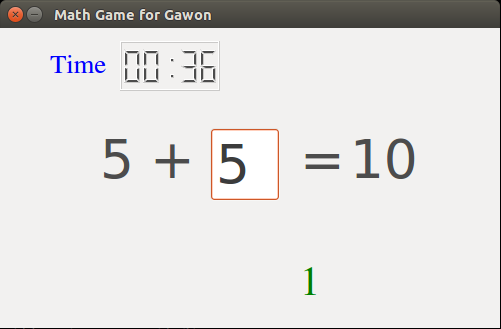
#> input picture png/math_game.png, 501 x 329 px
$ python color.py png/math_game.png
#> lines starting #> are read from the running program, lines starting #| are printed output that depends on the picture
#!/usr/bin/python

# http://stackoverflow.com/questions/1616767/pil-best-way-to-replace-color

from PIL import Image
import sys

img = Image.open(sys.argv[1])
#> img is the input picture: PIL image 501x329 RGB; mean R, G, B 224.3, 223, 221.8
img = img.convert("RGBA")
#> img: PIL image 501x329 RGBA

pixdata = img.load()

# Clean the background noise, if color != white, then set to black.
# change with your color
for y in xrange(img.size[1]):
    for x in xrange(img.size[0]):
        if pixdata[x, y][0] < 20:
            pixdata[x, y] = (255, 0, 0, 255)

img.save("tt.png")
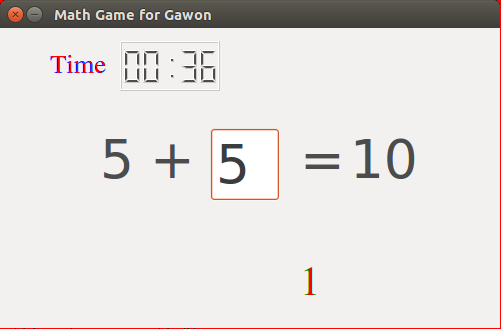
#> saved as tt.png: PIL image 501x329 RGBA; mean R, G, B, A 226, 223, 221.6, 255
